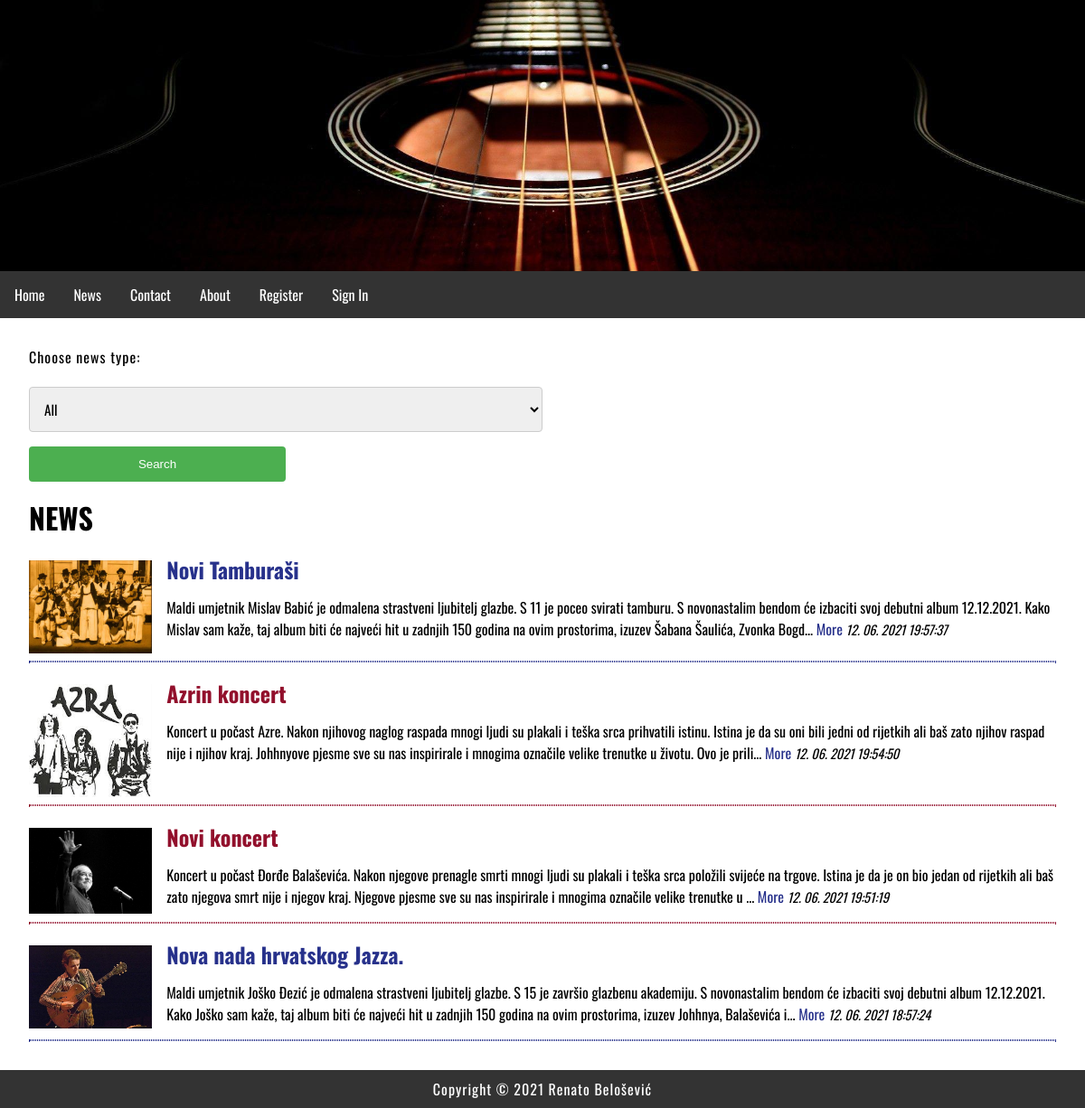
/index.php?menu=2, run on the app's committed database.
### tables this page shows
CREATE TABLE `news` (
  `id` int(11) NOT NULL,
  `title` varchar(255) NOT NULL,
  `description` text NOT NULL,
  `picture` varchar(255) NOT NULL,
  `date` timestamp NOT NULL DEFAULT current_timestamp() ON UPDATE current_timestamp(),
  `archive` enum('N','Y') NOT NULL DEFAULT 'N',
  `tip` varchar(10) NOT NULL
);

### functions.php (called while the page is built)
<?php
	function pickerDateToMysql($pickerDate){
		$date = DateTime::createFromFormat('Y-m-d H:i:s', $pickerDate);
		return $date->format('d. m. Y H:i:s');
	}
?>

### news.php (the view, shortened to what this page needs)
<?php
	echo '
	<p>Choose news type:</p>
	<form name="rega" method="POST">
	<select name="tip" id="tip">
	<option value="music">Music news</option>
	<option value="event">Events</option>
	<option value="all" selected="selected">All</option>
	</select>
	<input type="submit" value="Search">
	</form>
	';
	if (isset($action) && $action != '') {
		$query  = "SELECT * FROM news";
		$query .= " WHERE id=" . $_GET['action'];
		$result = @mysqli_query($MySQL, $query);
		$row = @mysqli_fetch_array($result);
			print '
			<div class="';
			if($row['tip']=='music')
			{
				echo "news";
			}elseif($row['tip']=='event')
			{echo "event";
			};
			 print '">
				<img src="news/' . $row['picture'] . '" alt="' . $row['title'] . '" title="' . $row['title'] . '">
				<h2>' . $row['title'] . '</h2>
				<p>'  . $row['description'] . '</p>
				<time datetime="' . $row['date'] . '">' . pickerDateToMysql($row['date']) . '</time>
				<hr>
			</div>';
	}
	else {
		if($_POST['tip']=='all'){
			print '<h1>NEWS</h1>';
			$query  = "SELECT * FROM news";
			$query .= " WHERE archive='N'";
			$query .= " ORDER BY date DESC";
			$result = @mysqli_query($MySQL, $query);
			while($row = @mysqli_fetch_array($result)) {
				print '
				<div class="';
				if($row['tip']=='music')
				{
					echo "news";
				}elseif($row['tip']=='event')
				{echo "event";
				};
				 print '">
					<img src="news/' . $row['picture'] . '" alt="' . $row['title'] . '" title="' . $row['title'] . '">
					<h2>' . $row['title'] . '</h2>';
					if(strlen($row['description']) > 300) {
						echo substr(strip_tags($row['description']), 0, 300).'... <a href="index.php?menu=' . $menu . '&amp;action=' . $row['id'] . '">More</a>';
					} else {
						echo strip_tags($row['description']);
					}
					print '
					<time datetime="' . $row['date'] . '">' . pickerDateToMysql($row['date']) . '</time>
					<hr>
				</div>';
			}
		}
	}
?>

### index.php (shortened to what this page needs)
<?php
	include ("dbconn.php");
    if(isset($_GET['menu'])) { $menu   = (int)$_GET['menu']; }
    include_once("functions.php");
print '
<!DOCTYPE html>
<html>
	<head>
		<link rel="stylesheet" href="style.css">
		<meta name="viewport" content="width=device-width; initial-scale=1.0; maximum-scale=1.0; user-scalable=0;">
        <meta http-equiv="content-type" content="text/html; charset=utf-8">
        <meta name="description" content="some description">
        <meta name="keywords" content="keyword 1, keyword 2, keyword 3, keyword 4, ...">
		<meta itemprop="name" content="Hello Example">
		<meta itemprop="description" content="Some description">
		<meta itemprop="image" content="Your URL">
		<meta property="og:title" content="Hello Example">
		<meta property="og:type" content="article">
		<meta property="og:url" content="Your URL">
		<meta property="og:image" content="Your URL">
		<meta property="og:description" content="Some description">
		<meta property="article:tag" content="keyword 1, keyword 2, keyword 3, keyword 4, ...">
		<meta name="twitter:title" content="Hello Example">
		<meta name="twitter:description" content="Some description">
		<meta http-equiv="Cache-control" content="no-cache">
        <meta name="author" content="renato.bela@gmail.com">
		<link rel="icon" href="guitar.ico" type="image/x-icon"/>
		<link rel="shortcut icon" href="guitar.ico" type="image/x-icon"/>
		<link href="https://fonts.googleapis.com/css?family=Oswald" rel="stylesheet">
		<title>BoF</title>
	</head>
<body>
	<header>
		<div'; if ($menu > 1) { print ' class="hero-subimage"'; } else { print ' class="hero-image"'; }  print '></div>
		<nav>';
			include("menu.php");
		print '</nav>
	</header>
	<main>';
	if (!isset($menu) || $menu == 1) { include("home.php"); }
	else if ($menu == 2) { include("news.php"); }
	else if ($menu == 3) { include("contact.php"); }
	else if ($menu == 4) { include("about-us.php"); }
	else if ($menu == 5) { include("register.php"); }
	else if ($menu == 6) { include("signin.php"); }
	else if ($menu == 7) { include("admin.php"); }
	print '
	</main>
	<footer>
		<p>Copyright &copy; ' . date("Y") . ' Renato Belošević</p>
	</footer>
</body>
</html>';
?>

### menu.php
<?php
	print '
	<ul>
		<li><a href="index.php?menu=1">Home</a></li>
		<li><a href="index.php?menu=2">News</a></li>
		<li><a href="index.php?menu=3">Contact</a></li>
		<li><a href="index.php?menu=4">About</a></li>';
		if (!isset($_SESSION['user']['valid']) || $_SESSION['user']['valid'] == 'false') {
			print '
			<li><a href="index.php?menu=5">Register</a></li>
			<li><a href="index.php?menu=6">Sign In</a></li>';
		}
		else if ($_SESSION['user']['valid'] == 'true') {
			print '
			<li><a href="index.php?menu=7">Admin</a></li>
			<li><a href="signout.php">Sign Out</a></li>';
		}
		print '
	</ul>';
?>

### style.css (style rules this page uses)
body, html { font-family: 'Oswald', sans-serif; margin: 0; font-size: 16px; }
header { display: block; width: 100%; }
.hero-subimage { background-image: url("img/gitaramain.jpg"); background-position: center; background-repeat: no-repeat; background-size: cover; position: relative; height: 300px; }
ul { list-style-type: none; margin: 0; padding: 0; overflow: hidden; background-color: #333; }
li { float: left; }
li a { display: block; color: white; text-align: center; padding: 14px 16px; text-decoration: none; }
h1,h2 { margin: 0.5em 0; font-size: 2em; }
h2 { font-size: 1.5em; color: #27318b; }
main { margin: 2em; }
main a { color: #27318b; text-decoration: none; }
p { margin: 1em 0; line-height: 1.4em; letter-spacing: 1px; }
.news img { width: 12%; float: left; padding: 0.5em 0; margin: 0 1em 0 0; }
.news h2 { margin: 0.5em 0; font-size: 1.5em; color: #27318b; }
.news hr { margin: 1em 0; border: 1px dotted #27318b; clear: both; }
.news time { font-size: 90%; font-style: italic; }
.event img { width: 12%; float: left; padding: 0.5em 0; margin: 0 1em 0 0; }
.event h2 { margin: 0.5em 0; font-size: 1.5em; color: #92102c; }
.event hr { margin: 1em 0; border: 1px dotted #92102c; clear: both; }
.event time { font-size: 90%; font-style: italic; }
img { width: 100%; }
input[type=text], input[type=email], input[type=password], input[type=file], select, textarea { width: 50%; padding: 12px; border: 1px solid #ccc; border-radius: 4px; box-sizing: border-box; margin-top: 6px; margin-bottom: 16px; font-family: 'Oswald', sans-serif; font-size: 95%; }
input[type=submit] { display: block; background-color: #4CAF50; color: white; padding: 12px 20px; border: none; border-radius: 4px; cursor: pointer; width: 25%; }
footer { background-color: #333; padding: 0.1em; clear: both; }
footer p { color: white; text-align: center; margin: 0.5em; }

### data on the page
news: picture (picture), title "Novi Tamburaši", description "Maldi umjetnik Mislav Babić je odmalena strastveni ljubitelj glazbe. S 11 je poceo svirati tamburu. S novonastalim bendom će izbaciti svoj debutni album 12.12.2021. Kako Mislav sam kaže, taj album biti će najveći hit u zadnjih 150 godina na ovim prostorima, izuzev Šabana Šaulića, Zvonka Bogd", date "12. 06. 2021 19:57:37"
news: picture (picture), title "Azrin koncert", description "Koncert u počast Azre. Nakon njihovog naglog raspada mnogi ljudi su plakali i teška srca prihvatili istinu. Istina je da su oni bili jedni od rijetkih ali baš zato njihov raspad nije i njihov kraj. Johhnyove pjesme sve su nas inspirirale i mnogima označile velike trenutke u životu. Ovo je prili", date "12. 06. 2021 19:54:50"
news: picture (picture), title "Novi koncert", description "Koncert u počast Đorđe Balaševića. Nakon njegove prenagle smrti mnogi ljudi su plakali i teška srca položili svijeće na trgove. Istina je da je on bio jedan od rijetkih ali baš zato njegova smrt nije i njegov kraj. Njegove pjesme sve su nas inspirirale i mnogima označile velike trenutke u", date "12. 06. 2021 19:51:19"
news: picture (picture), title "Nova nada hrvatskog Jazza.", description "Maldi umjetnik Joško Đezić je odmalena strastveni ljubitelj glazbe. S 15 je završio glazbenu akademiju. S novonastalim bendom će izbaciti svoj debutni album 12.12.2021. Kako Joško sam kaže, taj album biti će najveći hit u zadnjih 150 godina na ovim prostorima, izuzev Johhnya, Balaševića i", date "12. 06. 2021 18:57:24"
